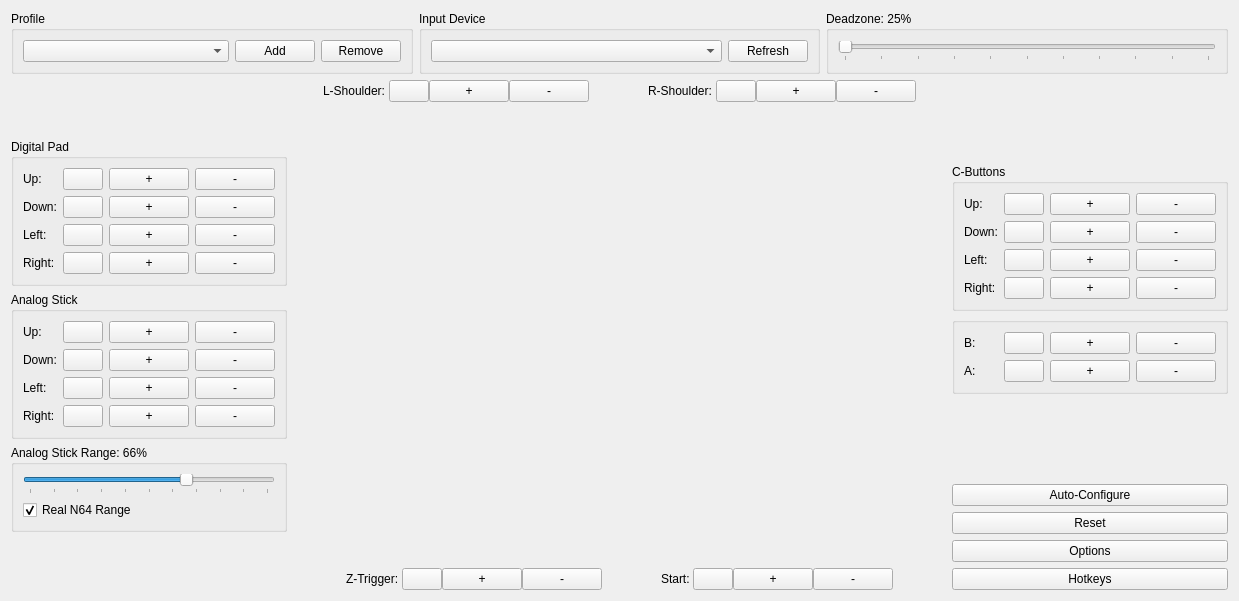
<?xml version="1.0" encoding="UTF-8"?>
<ui version="4.0">
 <class>ControllerWidget</class>
 <widget class="QWidget" name="ControllerWidget">
  <property name="geometry">
   <rect>
    <x>0</x>
    <y>0</y>
    <width>1239</width>
    <height>601</height>
   </rect>
  </property>
  <property name="sizePolicy">
   <sizepolicy hsizetype="Preferred" vsizetype="Preferred">
    <horstretch>0</horstretch>
    <verstretch>0</verstretch>
   </sizepolicy>
  </property>
  <property name="windowTitle">
   <string>ControllerWidget</string>
  </property>
  <layout class="QVBoxLayout" name="mainLayout">
   <item>
    <layout class="QHBoxLayout" name="horizontalLayout_4">
     <item>
      <widget class="QGroupBox" name="profileGroupBox">
       <property name="title">
        <string>Profile</string>
       </property>
       <layout class="QHBoxLayout" name="horizontalLayout_11">
        <item>
         <widget class="QComboBox" name="profileComboBox">
          <property name="sizePolicy">
           <sizepolicy hsizetype="Expanding" vsizetype="Fixed">
            <horstretch>0</horstretch>
            <verstretch>0</verstretch>
           </sizepolicy>
          </property>
          <property name="sizeAdjustPolicy">
           <enum>QComboBox::SizeAdjustPolicy::AdjustToContents</enum>
          </property>
         </widget>
        </item>
        <item>
         <widget class="QPushButton" name="addProfileButton">
          <property name="sizePolicy">
           <sizepolicy hsizetype="Minimum" vsizetype="Fixed">
            <horstretch>0</horstretch>
            <verstretch>0</verstretch>
           </sizepolicy>
          </property>
          <property name="text">
           <string>Add</string>
          </property>
         </widget>
        </item>
        <item>
         <widget class="QPushButton" name="removeProfileButton">
          <property name="sizePolicy">
           <sizepolicy hsizetype="Minimum" vsizetype="Fixed">
            <horstretch>0</horstretch>
            <verstretch>0</verstretch>
           </sizepolicy>
          </property>
          <property name="text">
           <string>Remove</string>
          </property>
         </widget>
        </item>
       </layout>
      </widget>
     </item>
     <item>
      <widget class="QGroupBox" name="inputDeviceGroupBox">
       <property name="sizePolicy">
        <sizepolicy hsizetype="Preferred" vsizetype="Preferred">
         <horstretch>0</horstretch>
         <verstretch>0</verstretch>
        </sizepolicy>
       </property>
       <property name="title">
        <string>Input Device</string>
       </property>
       <layout class="QHBoxLayout" name="horizontalLayout_10">
        <item>
         <widget class="QComboBox" name="inputDeviceComboBox">
          <property name="sizePolicy">
           <sizepolicy hsizetype="Expanding" vsizetype="Fixed">
            <horstretch>0</horstretch>
            <verstretch>0</verstretch>
           </sizepolicy>
          </property>
          <property name="sizeAdjustPolicy">
           <enum>QComboBox::SizeAdjustPolicy::AdjustToContents</enum>
          </property>
         </widget>
        </item>
        <item>
         <widget class="QPushButton" name="inputDeviceRefreshButton">
          <property name="sizePolicy">
           <sizepolicy hsizetype="Minimum" vsizetype="Fixed">
            <horstretch>0</horstretch>
            <verstretch>0</verstretch>
           </sizepolicy>
          </property>
          <property name="text">
           <string>Refresh</string>
          </property>
         </widget>
        </item>
       </layout>
      </widget>
     </item>
     <item>
      <widget class="QGroupBox" name="deadZoneGroupBox">
       <property name="title">
        <string>Deadzone: 25%</string>
       </property>
       <layout class="QVBoxLayout" name="verticalLayout_5">
        <item>
         <widget class="QSlider" name="deadZoneSlider">
          <property name="sizePolicy">
           <sizepolicy hsizetype="Expanding" vsizetype="Fixed">
            <horstretch>0</horstretch>
            <verstretch>0</verstretch>
           </sizepolicy>
          </property>
          <property name="minimum">
           <number>0</number>
          </property>
          <property name="maximum">
           <number>100</number>
          </property>
          <property name="orientation">
           <enum>Qt::Orientation::Horizontal</enum>
          </property>
          <property name="tickPosition">
           <enum>QSlider::TickPosition::TicksBelow</enum>
          </property>
          <property name="tickInterval">
           <number>10</number>
          </property>
         </widget>
        </item>
       </layout>
      </widget>
     </item>
    </layout>
   </item>
   <item>
    <layout class="QHBoxLayout" name="horizontalLayout_3">
     <item>
      <layout class="QVBoxLayout" name="verticalLayout_7">
       <item>
        <spacer name="verticalSpacer_3">
         <property name="orientation">
          <enum>Qt::Orientation::Vertical</enum>
         </property>
         <property name="sizeHint" stdset="0">
          <size>
           <width>20</width>
           <height>40</height>
          </size>
         </property>
        </spacer>
       </item>
       <item>
        <widget class="QGroupBox" name="dpadGroupBox">
         <property name="sizePolicy">
          <sizepolicy hsizetype="Minimum" vsizetype="Preferred">
           <horstretch>0</horstretch>
           <verstretch>0</verstretch>
          </sizepolicy>
         </property>
         <property name="title">
          <string>Digital Pad</string>
         </property>
         <property name="flat">
          <bool>false</bool>
         </property>
         <property name="checkable">
          <bool>false</bool>
         </property>
         <layout class="QHBoxLayout" name="horizontalLayout_5">
          <item>
           <layout class="QVBoxLayout" name="verticalLayout_6">
            <item>
             <widget class="QLabel" name="label_19">
              <property name="sizePolicy">
               <sizepolicy hsizetype="Minimum" vsizetype="Preferred">
                <horstretch>0</horstretch>
                <verstretch>0</verstretch>
               </sizepolicy>
              </property>
              <property name="text">
               <string>Up:</string>
              </property>
             </widget>
            </item>
            <item>
             <widget class="QLabel" name="label_20">
              <property name="sizePolicy">
               <sizepolicy hsizetype="Minimum" vsizetype="Preferred">
                <horstretch>0</horstretch>
                <verstretch>0</verstretch>
               </sizepolicy>
              </property>
              <property name="text">
               <string>Down:</string>
              </property>
              <property name="scaledContents">
               <bool>false</bool>
              </property>
              <property name="wordWrap">
               <bool>true</bool>
              </property>
             </widget>
            </item>
            <item>
             <widget class="QLabel" name="label_21">
              <property name="sizePolicy">
               <sizepolicy hsizetype="Minimum" vsizetype="Preferred">
                <horstretch>0</horstretch>
                <verstretch>0</verstretch>
               </sizepolicy>
              </property>
              <property name="text">
               <string>Left:</string>
              </property>
             </widget>
            </item>
            <item>
             <widget class="QLabel" name="label_22">
              <property name="sizePolicy">
               <sizepolicy hsizetype="Minimum" vsizetype="Preferred">
                <horstretch>0</horstretch>
                <verstretch>0</verstretch>
               </sizepolicy>
              </property>
              <property name="text">
               <string>Right:</string>
              </property>
             </widget>
            </item>
           </layout>
          </item>
          <item>
           <layout class="QVBoxLayout" name="verticalLayout_4">
            <item>
             <layout class="QHBoxLayout" name="horizontalLayout_19">
              <item>
               <widget class="MappingButton" name="dpadUpButton">
                <property name="sizePolicy">
                 <sizepolicy hsizetype="Minimum" vsizetype="Fixed">
                  <horstretch>0</horstretch>
                  <verstretch>0</verstretch>
                 </sizepolicy>
                </property>
                <property name="text">
                 <string/>
                </property>
               </widget>
              </item>
              <item>
               <widget class="AddMappingButton" name="dpadUpAddButton">
                <property name="text">
                 <string>+</string>
                </property>
               </widget>
              </item>
              <item>
               <widget class="RemoveMappingButton" name="dpadUpRemoveButton">
                <property name="text">
                 <string>-</string>
                </property>
               </widget>
              </item>
             </layout>
            </item>
            <item>
             <layout class="QHBoxLayout" name="horizontalLayout_20">
              <item>
               <widget class="MappingButton" name="dpadDownButton">
                <property name="sizePolicy">
                 <sizepolicy hsizetype="Minimum" vsizetype="Fixed">
                  <horstretch>0</horstretch>
                  <verstretch>0</verstretch>
                 </sizepolicy>
                </property>
                <property name="text">
                 <string/>
                </property>
               </widget>
              </item>
              <item>
               <widget class="AddMappingButton" name="dpadDownAddButton">
                <property name="text">
                 <string>+</string>
                </property>
               </widget>
              </item>
              <item>
               <widget class="RemoveMappingButton" name="dpadDownRemoveButton">
                <property name="text">
                 <string>-</string>
                </property>
               </widget>
              </item>
             </layout>
            </item>
            <item>
             <layout class="QHBoxLayout" name="horizontalLayout_21">
              <item>
               <widget class="MappingButton" name="dpadLeftButton">
                <property name="sizePolicy">
                 <sizepolicy hsizetype="Minimum" vsizetype="Fixed">
                  <horstretch>0</horstretch>
                  <verstretch>0</verstretch>
                 </sizepolicy>
                </property>
                <property name="text">
                 <string/>
                </property>
               </widget>
              </item>
              <item>
               <widget class="AddMappingButton" name="dpadLeftAddButton">
                <property name="text">
                 <string>+</string>
                </property>
               </widget>
              </item>
              <item>
               <widget class="RemoveMappingButton" name="dpadLeftRemoveButton">
                <property name="text">
                 <string>-</string>
                </property>
               </widget>
              </item>
             </layout>
            </item>
            <item>
             <layout class="QHBoxLayout" name="horizontalLayout_22">
              <item>
               <widget class="MappingButton" name="dpadRightButton">
                <property name="sizePolicy">
                 <sizepolicy hsizetype="Minimum" vsizetype="Fixed">
                  <horstretch>0</horstretch>
                  <verstretch>0</verstretch>
                 </sizepolicy>
                </property>
                <property name="text">
                 <string/>
                </property>
               </widget>
              </item>
              <item>
               <widget class="AddMappingButton" name="dpadRightAddButton">
                <property name="text">
                 <string>+</string>
                </property>
               </widget>
              </item>
              <item>
               <widget class="RemoveMappingButton" name="dpadRightRemoveButton">
                <property name="text">
                 <string>-</string>
                </property>
               </widget>
              </item>
             </layout>
            </item>
           </layout>
          </item>
         </layout>
        </widget>
       </item>
       <item>
        <widget class="QGroupBox" name="analogStickGroupBox">
         <property name="sizePolicy">
          <sizepolicy hsizetype="Preferred" vsizetype="Preferred">
           <horstretch>0</horstretch>
           <verstretch>0</verstretch>
          </sizepolicy>
         </property>
         <property name="title">
          <string>Analog Stick</string>
         </property>
         <property name="flat">
          <bool>false</bool>
         </property>
         <property name="checkable">
          <bool>false</bool>
         </property>
         <layout class="QHBoxLayout" name="horizontalLayout_12">
          <item>
           <layout class="QVBoxLayout" name="verticalLayout_12">
            <item>
             <widget class="QLabel" name="label_23">
              <property name="sizePolicy">
               <sizepolicy hsizetype="Minimum" vsizetype="Preferred">
                <horstretch>0</horstretch>
                <verstretch>0</verstretch>
               </sizepolicy>
              </property>
              <property name="text">
               <string>Up:</string>
              </property>
             </widget>
            </item>
            <item>
             <widget class="QLabel" name="label_24">
              <property name="sizePolicy">
               <sizepolicy hsizetype="Minimum" vsizetype="Preferred">
                <horstretch>0</horstretch>
                <verstretch>0</verstretch>
               </sizepolicy>
              </property>
              <property name="text">
               <string>Down:</string>
              </property>
             </widget>
            </item>
            <item>
             <widget class="QLabel" name="label_25">
              <property name="sizePolicy">
               <sizepolicy hsizetype="Minimum" vsizetype="Preferred">
                <horstretch>0</horstretch>
                <verstretch>0</verstretch>
               </sizepolicy>
              </property>
              <property name="text">
               <string>Left:</string>
              </property>
             </widget>
            </item>
            <item>
             <widget class="QLabel" name="label_26">
              <property name="sizePolicy">
               <sizepolicy hsizetype="Minimum" vsizetype="Preferred">
                <horstretch>0</horstretch>
                <verstretch>0</verstretch>
               </sizepolicy>
              </property>
              <property name="text">
               <string>Right:</string>
              </property>
             </widget>
            </item>
           </layout>
          </item>
          <item>
           <layout class="QVBoxLayout" name="verticalLayout_2">
            <item>
             <layout class="QHBoxLayout" name="horizontalLayout_23">
              <item>
               <widget class="MappingButton" name="analogStickUpButton">
                <property name="text">
                 <string/>
                </property>
               </widget>
              </item>
              <item>
               <widget class="AddMappingButton" name="analogStickUpAddButton">
                <property name="sizePolicy">
                 <sizepolicy hsizetype="Minimum" vsizetype="Fixed">
                  <horstretch>0</horstretch>
                  <verstretch>0</verstretch>
                 </sizepolicy>
                </property>
                <property name="text">
                 <string>+</string>
                </property>
               </widget>
              </item>
              <item>
               <widget class="RemoveMappingButton" name="analogStickUpRemoveButton">
                <property name="text">
                 <string>-</string>
                </property>
               </widget>
              </item>
             </layout>
            </item>
            <item>
             <layout class="QHBoxLayout" name="horizontalLayout_24">
              <item>
               <widget class="MappingButton" name="analogStickDownButton">
                <property name="text">
                 <string/>
                </property>
               </widget>
              </item>
              <item>
               <widget class="AddMappingButton" name="analogStickDownAddButton">
                <property name="text">
                 <string>+</string>
                </property>
               </widget>
              </item>
              <item>
               <widget class="RemoveMappingButton" name="analogStickDownRemoveButton">
                <property name="text">
                 <string>-</string>
                </property>
               </widget>
              </item>
             </layout>
            </item>
            <item>
             <layout class="QHBoxLayout" name="horizontalLayout_25">
              <item>
               <widget class="MappingButton" name="analogStickLeftButton">
                <property name="text">
                 <string/>
                </property>
               </widget>
              </item>
              <item>
               <widget class="AddMappingButton" name="analogStickLeftAddButton">
                <property name="text">
                 <string>+</string>
                </property>
               </widget>
              </item>
              <item>
               <widget class="RemoveMappingButton" name="analogStickLeftRemoveButton">
                <property name="text">
                 <string>-</string>
                </property>
               </widget>
              </item>
             </layout>
            </item>
            <item>
             <layout class="QHBoxLayout" name="horizontalLayout_26">
              <item>
               <widget class="MappingButton" name="analogStickRightButton">
                <property name="text">
                 <string/>
                </property>
               </widget>
              </item>
              <item>
               <widget class="AddMappingButton" name="analogStickRightAddButton">
                <property name="text">
                 <string>+</string>
                </property>
               </widget>
              </item>
              <item>
               <widget class="RemoveMappingButton" name="analogStickRightRemoveButton">
                <property name="text">
                 <string>-</string>
                </property>
               </widget>
              </item>
             </layout>
            </item>
           </layout>
          </item>
         </layout>
        </widget>
       </item>
       <item>
        <widget class="QGroupBox" name="analogStickRangeGroupBox">
         <property name="title">
          <string>Analog Stick Range: 66%</string>
         </property>
         <layout class="QVBoxLayout" name="verticalLayout_15">
          <item>
           <widget class="QSlider" name="analogStickRangeSlider">
            <property name="sizePolicy">
             <sizepolicy hsizetype="Preferred" vsizetype="Preferred">
              <horstretch>0</horstretch>
              <verstretch>0</verstretch>
             </sizepolicy>
            </property>
            <property name="minimum">
             <number>0</number>
            </property>
            <property name="maximum">
             <number>100</number>
            </property>
            <property name="value">
             <number>66</number>
            </property>
            <property name="orientation">
             <enum>Qt::Orientation::Horizontal</enum>
            </property>
            <property name="tickPosition">
             <enum>QSlider::TickPosition::TicksBelow</enum>
            </property>
            <property name="tickInterval">
             <number>10</number>
            </property>
           </widget>
          </item>
          <item>
           <widget class="QCheckBox" name="realN64RangeCheckBox">
            <property name="text">
             <string>Real N64 Range</string>
            </property>
            <property name="checked">
             <bool>true</bool>
            </property>
           </widget>
          </item>
         </layout>
        </widget>
       </item>
       <item>
        <spacer name="verticalSpacer_2">
         <property name="orientation">
          <enum>Qt::Orientation::Vertical</enum>
         </property>
         <property name="sizeHint" stdset="0">
          <size>
           <width>20</width>
           <height>40</height>
          </size>
         </property>
        </spacer>
       </item>
      </layout>
     </item>
     <item>
      <layout class="QVBoxLayout" name="verticalLayout_9">
       <item>
        <layout class="QHBoxLayout" name="horizontalLayout_7">
         <property name="spacing">
          <number>0</number>
         </property>
         <item>
          <spacer name="horizontalSpacer_5">
           <property name="orientation">
            <enum>Qt::Orientation::Horizontal</enum>
           </property>
           <property name="sizeHint" stdset="0">
            <size>
             <width>40</width>
             <height>20</height>
            </size>
           </property>
          </spacer>
         </item>
         <item>
          <layout class="QHBoxLayout" name="horizontalLayout_9">
           <item>
            <widget class="QLabel" name="label_3">
             <property name="text">
              <string>L-Shoulder: </string>
             </property>
            </widget>
           </item>
           <item>
            <widget class="MappingButton" name="leftShoulderButton">
             <property name="text">
              <string/>
             </property>
            </widget>
           </item>
           <item>
            <widget class="AddMappingButton" name="leftShoulderAddButton">
             <property name="text">
              <string>+</string>
             </property>
            </widget>
           </item>
           <item>
            <widget class="RemoveMappingButton" name="leftShoulderRemoveButton">
             <property name="text">
              <string>-</string>
             </property>
            </widget>
           </item>
           <item>
            <spacer name="horizontalSpacer_7">
             <property name="orientation">
              <enum>Qt::Orientation::Horizontal</enum>
             </property>
             <property name="sizeHint" stdset="0">
              <size>
               <width>40</width>
               <height>20</height>
              </size>
             </property>
            </spacer>
           </item>
          </layout>
         </item>
         <item>
          <spacer name="horizontalSpacer_9">
           <property name="orientation">
            <enum>Qt::Orientation::Horizontal</enum>
           </property>
           <property name="sizeHint" stdset="0">
            <size>
             <width>40</width>
             <height>20</height>
            </size>
           </property>
          </spacer>
         </item>
         <item>
          <layout class="QHBoxLayout" name="horizontalLayout_8">
           <item>
            <widget class="QLabel" name="label_6">
             <property name="text">
              <string>R-Shoulder: </string>
             </property>
            </widget>
           </item>
           <item>
            <widget class="MappingButton" name="rightShoulderButton">
             <property name="text">
              <string/>
             </property>
            </widget>
           </item>
           <item>
            <widget class="AddMappingButton" name="rightShoulderAddButton">
             <property name="text">
              <string>+</string>
             </property>
            </widget>
           </item>
           <item>
            <widget class="RemoveMappingButton" name="rightShoulderRemoveButton">
             <property name="text">
              <string>-</string>
             </property>
            </widget>
           </item>
          </layout>
         </item>
         <item>
          <spacer name="horizontalSpacer_6">
           <property name="orientation">
            <enum>Qt::Orientation::Horizontal</enum>
           </property>
           <property name="sizeHint" stdset="0">
            <size>
             <width>40</width>
             <height>20</height>
            </size>
           </property>
          </spacer>
         </item>
        </layout>
       </item>
       <item>
        <widget class="ControllerImageWidget" name="controllerImageWidget" native="true">
         <property name="sizePolicy">
          <sizepolicy hsizetype="Expanding" vsizetype="Expanding">
           <horstretch>0</horstretch>
           <verstretch>0</verstretch>
          </sizepolicy>
         </property>
         <property name="minimumSize">
          <size>
           <width>527</width>
           <height>0</height>
          </size>
         </property>
        </widget>
       </item>
       <item>
        <layout class="QHBoxLayout" name="horizontalLayout">
         <item>
          <spacer name="horizontalSpacer_10">
           <property name="orientation">
            <enum>Qt::Orientation::Horizontal</enum>
           </property>
           <property name="sizeHint" stdset="0">
            <size>
             <width>40</width>
             <height>20</height>
            </size>
           </property>
          </spacer>
         </item>
         <item>
          <layout class="QHBoxLayout" name="horizontalLayout_6">
           <property name="spacing">
            <number>0</number>
           </property>
           <item>
            <widget class="QLabel" name="label_2">
             <property name="text">
              <string>Z-Trigger: </string>
             </property>
            </widget>
           </item>
           <item>
            <widget class="MappingButton" name="zTriggerButton">
             <property name="text">
              <string/>
             </property>
            </widget>
           </item>
           <item>
            <widget class="AddMappingButton" name="zTriggerAddButton">
             <property name="text">
              <string>+</string>
             </property>
            </widget>
           </item>
           <item>
            <widget class="RemoveMappingButton" name="zTriggerRemoveButton">
             <property name="text">
              <string>-</string>
             </property>
            </widget>
           </item>
          </layout>
         </item>
         <item>
          <spacer name="horizontalSpacer_2">
           <property name="orientation">
            <enum>Qt::Orientation::Horizontal</enum>
           </property>
           <property name="sizeHint" stdset="0">
            <size>
             <width>40</width>
             <height>20</height>
            </size>
           </property>
          </spacer>
         </item>
         <item>
          <layout class="QHBoxLayout" name="horizontalLayout_2">
           <property name="spacing">
            <number>0</number>
           </property>
           <item>
            <widget class="QLabel" name="label">
             <property name="text">
              <string>Start: </string>
             </property>
            </widget>
           </item>
           <item>
            <widget class="MappingButton" name="startButton">
             <property name="text">
              <string/>
             </property>
            </widget>
           </item>
           <item>
            <widget class="AddMappingButton" name="startAddButton">
             <property name="text">
              <string>+</string>
             </property>
            </widget>
           </item>
           <item>
            <widget class="RemoveMappingButton" name="startRemoveButton">
             <property name="text">
              <string>-</string>
             </property>
            </widget>
           </item>
          </layout>
         </item>
         <item>
          <spacer name="horizontalSpacer_11">
           <property name="orientation">
            <enum>Qt::Orientation::Horizontal</enum>
           </property>
           <property name="sizeHint" stdset="0">
            <size>
             <width>40</width>
             <height>20</height>
            </size>
           </property>
          </spacer>
         </item>
        </layout>
       </item>
      </layout>
     </item>
     <item>
      <layout class="QVBoxLayout" name="verticalLayout_8">
       <item>
        <spacer name="verticalSpacer_4">
         <property name="orientation">
          <enum>Qt::Orientation::Vertical</enum>
         </property>
         <property name="sizeHint" stdset="0">
          <size>
           <width>20</width>
           <height>40</height>
          </size>
         </property>
        </spacer>
       </item>
       <item>
        <widget class="QGroupBox" name="cButtonsGroupBox">
         <property name="sizePolicy">
          <sizepolicy hsizetype="Minimum" vsizetype="Preferred">
           <horstretch>0</horstretch>
           <verstretch>0</verstretch>
          </sizepolicy>
         </property>
         <property name="title">
          <string>C-Buttons</string>
         </property>
         <property name="flat">
          <bool>false</bool>
         </property>
         <property name="checkable">
          <bool>false</bool>
         </property>
         <layout class="QHBoxLayout" name="horizontalLayout_13">
          <item>
           <layout class="QVBoxLayout" name="verticalLayout_13">
            <item>
             <widget class="QLabel" name="label_28">
              <property name="sizePolicy">
               <sizepolicy hsizetype="Minimum" vsizetype="Preferred">
                <horstretch>0</horstretch>
                <verstretch>0</verstretch>
               </sizepolicy>
              </property>
              <property name="text">
               <string>Up:</string>
              </property>
             </widget>
            </item>
            <item>
             <widget class="QLabel" name="label_27">
              <property name="sizePolicy">
               <sizepolicy hsizetype="Minimum" vsizetype="Preferred">
                <horstretch>0</horstretch>
                <verstretch>0</verstretch>
               </sizepolicy>
              </property>
              <property name="text">
               <string>Down:</string>
              </property>
             </widget>
            </item>
            <item>
             <widget class="QLabel" name="label_29">
              <property name="sizePolicy">
               <sizepolicy hsizetype="Minimum" vsizetype="Preferred">
                <horstretch>0</horstretch>
                <verstretch>0</verstretch>
               </sizepolicy>
              </property>
              <property name="text">
               <string>Left:</string>
              </property>
             </widget>
            </item>
            <item>
             <widget class="QLabel" name="label_30">
              <property name="sizePolicy">
               <sizepolicy hsizetype="Minimum" vsizetype="Preferred">
                <horstretch>0</horstretch>
                <verstretch>0</verstretch>
               </sizepolicy>
              </property>
              <property name="text">
               <string>Right:</string>
              </property>
             </widget>
            </item>
           </layout>
          </item>
          <item>
           <layout class="QVBoxLayout" name="verticalLayout_3">
            <item>
             <layout class="QHBoxLayout" name="horizontalLayout_28">
              <item>
               <widget class="MappingButton" name="cbuttonUpButton">
                <property name="sizePolicy">
                 <sizepolicy hsizetype="Minimum" vsizetype="Fixed">
                  <horstretch>0</horstretch>
                  <verstretch>0</verstretch>
                 </sizepolicy>
                </property>
                <property name="text">
                 <string/>
                </property>
               </widget>
              </item>
              <item>
               <widget class="AddMappingButton" name="cbuttonUpAddButton">
                <property name="text">
                 <string>+</string>
                </property>
               </widget>
              </item>
              <item>
               <widget class="RemoveMappingButton" name="cbuttonUpRemoveButton">
                <property name="text">
                 <string>-</string>
                </property>
               </widget>
              </item>
             </layout>
            </item>
            <item>
             <layout class="QHBoxLayout" name="horizontalLayout_27">
              <item>
               <widget class="MappingButton" name="cbuttonDownButton">
                <property name="sizePolicy">
                 <sizepolicy hsizetype="Minimum" vsizetype="Fixed">
                  <horstretch>0</horstretch>
                  <verstretch>0</verstretch>
                 </sizepolicy>
                </property>
                <property name="text">
                 <string/>
                </property>
               </widget>
              </item>
              <item>
               <widget class="AddMappingButton" name="cbuttonDownAddButton">
                <property name="text">
                 <string>+</string>
                </property>
               </widget>
              </item>
              <item>
               <widget class="RemoveMappingButton" name="cbuttonDownRemoveButton">
                <property name="text">
                 <string>-</string>
                </property>
               </widget>
              </item>
             </layout>
            </item>
            <item>
             <layout class="QHBoxLayout" name="horizontalLayout_29">
              <item>
               <widget class="MappingButton" name="cbuttonLeftButton">
                <property name="sizePolicy">
                 <sizepolicy hsizetype="Minimum" vsizetype="Fixed">
                  <horstretch>0</horstretch>
                  <verstretch>0</verstretch>
                 </sizepolicy>
                </property>
                <property name="text">
                 <string/>
                </property>
               </widget>
              </item>
              <item>
               <widget class="AddMappingButton" name="cbuttonLeftAddButton">
                <property name="text">
                 <string>+</string>
                </property>
               </widget>
              </item>
              <item>
               <widget class="RemoveMappingButton" name="cbuttonLeftRemoveButton">
                <property name="text">
                 <string>-</string>
                </property>
               </widget>
              </item>
             </layout>
            </item>
            <item>
             <layout class="QHBoxLayout" name="horizontalLayout_30">
              <item>
               <widget class="MappingButton" name="cbuttonRightButton">
                <property name="sizePolicy">
                 <sizepolicy hsizetype="Minimum" vsizetype="Fixed">
                  <horstretch>0</horstretch>
                  <verstretch>0</verstretch>
                 </sizepolicy>
                </property>
                <property name="text">
                 <string/>
                </property>
               </widget>
              </item>
              <item>
               <widget class="AddMappingButton" name="cbuttonRightAddButton">
                <property name="text">
                 <string>+</string>
                </property>
               </widget>
              </item>
              <item>
               <widget class="RemoveMappingButton" name="cbuttonRightRemoveButton">
                <property name="text">
                 <string>-</string>
                </property>
               </widget>
              </item>
             </layout>
            </item>
           </layout>
          </item>
         </layout>
        </widget>
       </item>
       <item>
        <widget class="QGroupBox" name="buttonsGroupBox">
         <property name="sizePolicy">
          <sizepolicy hsizetype="Minimum" vsizetype="Preferred">
           <horstretch>0</horstretch>
           <verstretch>0</verstretch>
          </sizepolicy>
         </property>
         <property name="title">
          <string/>
         </property>
         <layout class="QHBoxLayout" name="horizontalLayout_14">
          <item>
           <layout class="QVBoxLayout" name="verticalLayout_14">
            <item>
             <widget class="QLabel" name="label_16">
              <property name="sizePolicy">
               <sizepolicy hsizetype="Minimum" vsizetype="Preferred">
                <horstretch>0</horstretch>
                <verstretch>0</verstretch>
               </sizepolicy>
              </property>
              <property name="text">
               <string>B:</string>
              </property>
             </widget>
            </item>
            <item>
             <widget class="QLabel" name="label_17">
              <property name="sizePolicy">
               <sizepolicy hsizetype="Minimum" vsizetype="Preferred">
                <horstretch>0</horstretch>
                <verstretch>0</verstretch>
               </sizepolicy>
              </property>
              <property name="text">
               <string>A:</string>
              </property>
             </widget>
            </item>
           </layout>
          </item>
          <item>
           <layout class="QVBoxLayout" name="verticalLayout_11">
            <item>
             <layout class="QHBoxLayout" name="horizontalLayout_16">
              <item>
               <widget class="MappingButton" name="bButton">
                <property name="sizePolicy">
                 <sizepolicy hsizetype="Minimum" vsizetype="Fixed">
                  <horstretch>0</horstretch>
                  <verstretch>0</verstretch>
                 </sizepolicy>
                </property>
                <property name="text">
                 <string/>
                </property>
               </widget>
              </item>
              <item>
               <widget class="AddMappingButton" name="bAddButton">
                <property name="text">
                 <string>+</string>
                </property>
               </widget>
              </item>
              <item>
               <widget class="RemoveMappingButton" name="bRemoveButton">
                <property name="text">
                 <string>-</string>
                </property>
               </widget>
              </item>
             </layout>
            </item>
            <item>
             <layout class="QHBoxLayout" name="horizontalLayout_17">
              <item>
               <widget class="MappingButton" name="aButton">
                <property name="sizePolicy">
                 <sizepolicy hsizetype="Minimum" vsizetype="Fixed">
                  <horstretch>0</horstretch>
                  <verstretch>0</verstretch>
                 </sizepolicy>
                </property>
                <property name="text">
                 <string/>
                </property>
               </widget>
              </item>
              <item>
               <widget class="AddMappingButton" name="aAddButton">
                <property name="text">
                 <string>+</string>
                </property>
               </widget>
              </item>
              <item>
               <widget class="RemoveMappingButton" name="aRemoveButton">
                <property name="text">
                 <string>-</string>
                </property>
               </widget>
              </item>
             </layout>
            </item>
           </layout>
          </item>
         </layout>
        </widget>
       </item>
       <item>
        <spacer name="verticalSpacer">
         <property name="orientation">
          <enum>Qt::Orientation::Vertical</enum>
         </property>
         <property name="sizeHint" stdset="0">
          <size>
           <width>20</width>
           <height>40</height>
          </size>
         </property>
        </spacer>
       </item>
       <item>
        <widget class="QPushButton" name="autoConfigureButton">
         <property name="text">
          <string>Auto-Configure</string>
         </property>
        </widget>
       </item>
       <item>
        <widget class="QPushButton" name="resetButton">
         <property name="text">
          <string>Reset</string>
         </property>
        </widget>
       </item>
       <item>
        <widget class="QPushButton" name="optionsButton">
         <property name="text">
          <string>Options</string>
         </property>
        </widget>
       </item>
       <item>
        <widget class="QPushButton" name="hotkeysButton">
         <property name="text">
          <string>Hotkeys</string>
         </property>
        </widget>
       </item>
      </layout>
     </item>
    </layout>
   </item>
  </layout>
 </widget>
 <customwidgets>
  <customwidget>
   <class>MappingButton</class>
   <extends>QPushButton</extends>
   <header>UserInterface/Widget/MappingButton.hpp</header>
  </customwidget>
  <customwidget>
   <class>ControllerImageWidget</class>
   <extends>QWidget</extends>
   <header>UserInterface/Widget/ControllerImageWidget.hpp</header>
   <container>1</container>
  </customwidget>
  <customwidget>
   <class>AddMappingButton</class>
   <extends>QPushButton</extends>
   <header>UserInterface/Widget/AddMappingButton.hpp</header>
  </customwidget>
  <customwidget>
   <class>RemoveMappingButton</class>
   <extends>QPushButton</extends>
   <header>UserInterface/Widget/RemoveMappingButton.hpp</header>
  </customwidget>
 </customwidgets>
 <resources/>
 <connections/>
</ui>
